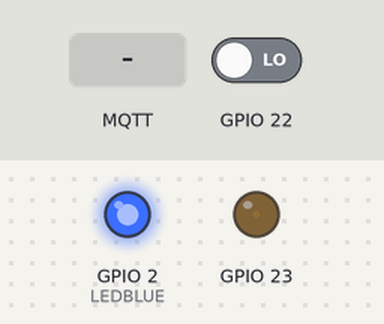
This sketch was run on a simulated ESP32. On the bench: output pins drawn as LEDs (lit = HIGH). Inputs (shaded band) come from the test bench; at power-on: GPIO 22 LOW. WiFi joins after 1.5 s; servers stay silent unless stated; no MQTT or app messages arrive unless stated; what the sketch prints to the serial monitor is not drawn.

Above: at 1.6 s.
At 2.8 s:
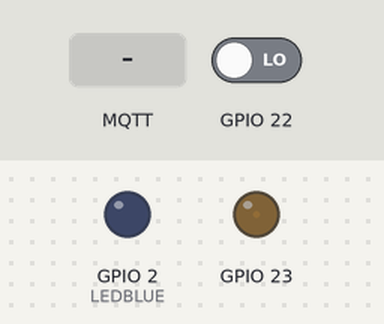
2.9 s: MQTT message "ON" arrives on the first subscribed topic
4.4 s: MQTT message "OFF" arrives on the first subscribed topic
5.9 s: MQTT message "1" arrives on the first subscribed topic
Timing chart, 0 to 8.9 s (numbered marks = the images above; inputs shaded):
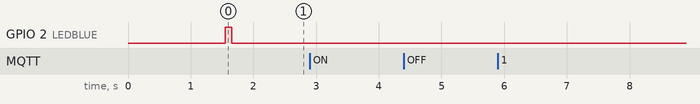

The sketch:

ece631Lab7.ino
```cpp
/***************************************************
 2021-03-08
 EC631 ESP32 Hello World
 Board : "NodeMCU-32s"
 ****************************************************/
#include <WiFi.h>
#include <PubSubClient.h>
#include <ArduinoJson.h>
#define LEDBLUE 2
const char* ssid     = "ece631Lab";
const char* password = "esp32IOT!";
unsigned long LEDMillis;
const int NUMELEMENTS = 5;
String distPayload = "";
int Count;
int samples;
int avgNum;
bool LEDState;
char serial[50];
bool flash;
int rate;
int PWM_FREQUENCY = 16;
int PWM_CHANNEL = 0;
int PWM_RESOLUTION = 8;
int dutyCycle = 1/256;
double sendDist = 0;
double movingArray[NUMELEMENTS];
double movingAvg = 0;
double distance = 0;
double highTime = 0;
double lowTime = 0;
double width = 0;
IPAddress server(192,168,1,159);
DynamicJsonDocument doc(1024);
DynamicJsonDocument temp(1024);

WiFiClient wificlient;
PubSubClient client(wificlient);

void callback(char* topic, byte* payload, unsigned int length) {
  Serial.print("Message arrived [");
  Serial.print(topic);
  Serial.print("] ");
  for (int i=0;i<length;i++) {
    Serial.print((char)payload[i]);
  }
  Serial.println();
  deserializeJson(doc, payload);
  temp = doc;
  rate = doc["Flash"];
}

void reconnect() {
  // Loop until we're reconnected
  client.setServer(server, 1883);
  client.setCallback(callback);
  while (!client.connected()) {
    Serial.print("Attempting MQTT connection...");
    // Attempt to connect
    if (client.connect("CruseTaylor")) {
      Serial.println("connected");
      client.subscribe("/ece631/Lab7/Distance/SensorID/0");
    } else {
      Serial.print("failed, rc=");
      Serial.print(client.state());
      Serial.println(" try again in 5 seconds");
      // Wait 5 seconds before retrying
      delay(5000);
    }
  }
}

// want rise and the width
// pin22 Echo interrupt
void isr(){
 //Serial.println("test");
if(digitalRead(22) == HIGH){
  highTime = micros();
  }
else if(digitalRead(22) == LOW){
  lowTime = micros();
  }

 width = lowTime - highTime;

 distance =  ((width / 1000000) * 13503.9) / 2;
}

double sum(double* arr[], int n){
 double sum = 0;

 for(int i = 0; i < n; i++){
 sum = sum + *arr[i];
 }
}

void setup() {
 Serial.begin(115200);

 pinMode(23, INPUT_PULLUP);

 int PWM_FREQUENCY = 16;
 int PWM_CHANNEL = 0;
 int PWM_RESOLUTION = 8;
 int dutyCycle = 1;

 ledcSetup(PWM_CHANNEL, PWM_FREQUENCY, PWM_RESOLUTION);

 ledcAttachPin(23, PWM_CHANNEL);
 attachInterrupt(digitalPinToInterrupt(22), isr, CHANGE);

 ledcWrite(PWM_CHANNEL, dutyCycle);

 WiFi.begin(ssid, password);
 while (WiFi.status() != WL_CONNECTED) {
        delay(500);
        Serial.print(".");
    }

    Serial.println("");
    Serial.println("WiFi connected");
    Serial.println("IP address: ");
    Serial.println(WiFi.localIP());

 client.setCallback(callback);
 client.setServer(server,1883);
 reconnect();
 client.loop();

 pinMode(LEDBLUE, OUTPUT);
 digitalWrite(LEDBLUE, HIGH);
 delay(100);
 digitalWrite(LEDBLUE, LOW);
 LEDState = 0;
 Serial.setTimeout(100);//0.1 second timeout
 Serial.println("ESP32 Lab 5");
 Count = 0;
 LEDMillis = millis();
}
void loop() {

 movingArray[samples] = distance;
 samples++;

 if(avgNum < NUMELEMENTS)
 avgNum++;

 if(samples >= NUMELEMENTS)
 samples = 0;
  // moving average filter
 for(int i = 0; i < avgNum; i++){
  sendDist = sendDist + movingArray[i];
 }

 sendDist = sendDist / avgNum;

 if(millis() - LEDMillis >= 1000){
 LEDMillis = millis();

 temp["Distance"] = sendDist;
 temp["Units"] = "Inches";

 serializeJson(temp, distPayload);

 distPayload.toCharArray(serial, 50);

 Serial.print("Distance: ");
 Serial.println(sendDist);
 client.publish("/ece631/Lab7/Distance/SensorID/0", serial);
 temp.clear();
 distPayload = "";
 }

 client.loop();
 if(doc["LED"] == "ON")
 {
  digitalWrite(LEDBLUE, HIGH);
  client.publish("/ece631/Lab5/LED/State", "{\"LED\":\"ON\"}");
 }
 else if(doc["LED"] == "OFF")
 {
  digitalWrite(LEDBLUE,LOW);
  client.publish("/ece631/Lab5/LED/State", "{\"LED\":\"OFF\"}");
 }
 if(doc["Flash"] >= 100 && doc["Flash"] <= 10000)
 {

  flash = true;
  rate = doc["Flash"];

  while(flash){
  client.loop();

  if(doc["LED"] == "ON" || doc["LED"] == "OFF")
  {
  flash = false;
  break;
  }

  if(millis() - LEDMillis >= rate)
  {
    LEDMillis = millis();
    LEDState = LEDState ^ HIGH;
    digitalWrite(LEDBLUE, LEDState);
    if(LEDState == HIGH)
    {
      client.publish("/ece631/Lab5/LED/State", "{\"LED\":\"ON\"}");
      Serial.println("{\"LED\":\"ON\"}");
    }
    else
    {
      client.publish("/ece631/Lab5/LED/State", "{\"LED\":\"OFF\"}");
      Serial.println("{\"LED\":\"OFF\"}");
    }
  }
  }
 }
}
```

Measured:
- after the input at 2.9 s, every drawn part: stays the same
- after the input at 4.4 s, every drawn part: stays the same
- after the input at 5.9 s, every drawn part: stays the same
